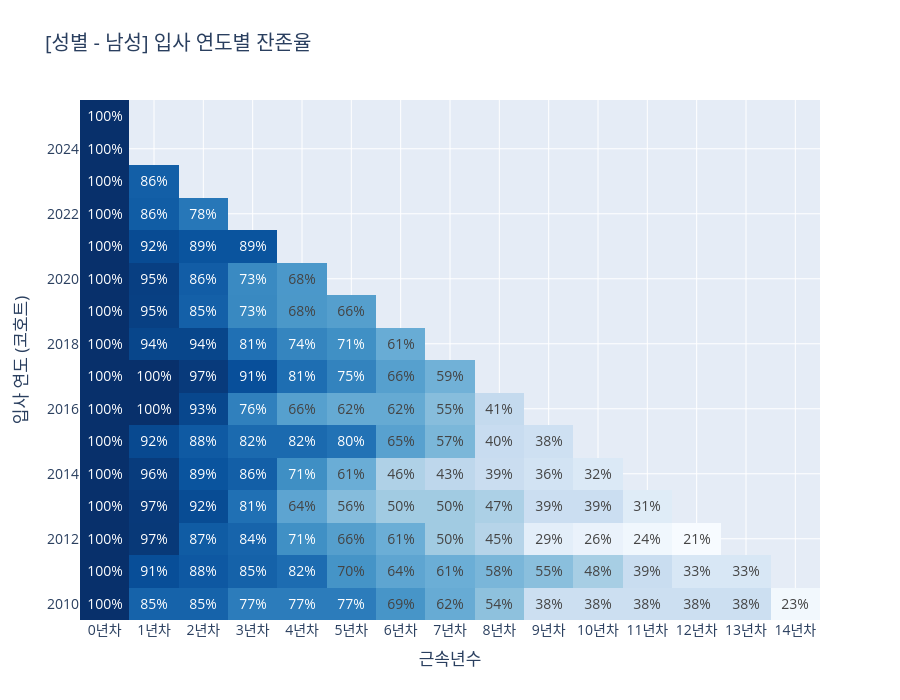

The code cell stored with this chart in its notebook:
### Code cell
# 2. 필요한 모듈 임포트
import pandas as pd
import plotly.graph_objects as go
import plotly.io as pio
from IPython.display import display

from services.data_preparer import prepare_proposal_06_data
from services.proposal_views.proposal_06_view import create_figure

# --- 테스트 실행 ---

# 1. app.py의 역할 (1): 데이터 준비 함수를 호출하여 필요한 모든 데이터를 미리 로드합니다.
print("Step 1: `data_preparer`를 통해 모든 차원의 코호트 데이터를 준비합니다...")
data_bundle = prepare_proposal_06_data() # 글로벌 필터는 모두 기본값('전체')으로 호출
cohort_data_bundle = data_bundle.get("cohort_data_bundle", {})
order_map = data_bundle.get("order_map", {})
print(" -> 데이터 준비 완료!")


# 2. app.py의 역할 (2): 사용자가 Streamlit 위젯을 통해 필터를 선택했다고 가정합니다.
# 이 값들을 바꾸면서 여러 경우를 테스트해볼 수 있습니다.

# 2-1. 사용자 선택 시뮬레이션
# ----- 테스트하고 싶은 값으로 변경 -----
selected_dimension_ui = '성별'  # '부서별', '직무별', '직위직급별', '성별' 등 선택 가능
subgroup_name = '남성'          # 위 차원에 맞는 하위 그룹 선택 (예: 'Development Division', 'IT', 'Staff')
                                # 전체 그룹을 보려면 '전체' 입력
# -----------------------------------

print(f"Step 2: 사용자가 '{selected_dimension_ui}' 차원의 '{subgroup_name}' 그룹을 선택했습니다.")


# 3. app.py의 역할 (3): view 함수에 전달할 최종 데이터 '선택'
print("Step 3: `view` 모듈에 전달할 최종 데이터를 선택합니다...")
# 선택된 차원의 데이터 맵을 가져옴
cohort_map = cohort_data_bundle.get(selected_dimension_ui, {})
# 선택된 하위 그룹의 최종 코호트 피벗 테이블을 선택
cohort_pivot_to_plot = cohort_map.get(subgroup_name, pd.DataFrame())
title = f"[{selected_dimension_ui} - {subgroup_name}] 입사 연도별 잔존율"
print(" -> 데이터 선택 완료!")


# 4. view 함수 호출
print("Step 4: `view` 모듈을 호출하여 그래프를 생성합니다...")
if cohort_pivot_to_plot is not None and not cohort_pivot_to_plot.empty:
    # 이 view 함수는 요약 테이블을 반환하지 않으므로, aggregate_df는 _ 변수로 받습니다.
    fig, _ = create_figure(
        cohort_pivot=cohort_pivot_to_plot, 
        title=title
    )
    print(" -> 생성 완료!")
else:
    print(" -> 분석할 데이터가 없어 빈 그래프를 생성합니다.")
    fig, _ = go.Figure(), pd.DataFrame()


# --- 결과 확인 ---

# 5. ipynb에서 생성된 그래프를 확인합니다.
print("\n--- [결과] 생성된 Plotly 그래프 ---")
# pio.renderers.default = 'vscode' 
fig.show()

### Figure 1 — Plotly figure (JSON) as saved in the notebook; plotly's stock layout.template omitted (floating-point values rounded to 4 significant figures; data arrays with more than 128 entries replaced by an {"elided": "..."} marker saying what was removed)
{"data": [{"colorscale": [[0, "rgb(247,251,255)"], [0.125, "rgb(222,235,247)"], [0.25, "rgb(198,219,239)"], [0.375, "rgb(158,202,225)"], [0.5, "rgb(107,174,214)"], [0.625, "rgb(66,146,198)"], [0.75, "rgb(33,113,181)"], [0.875, "rgb(8,81,156)"], [1, "rgb(8,48,107)"]], "connectgaps": false, "showscale": false, "text": {"elided": "16x15 str values"}, "texttemplate": "%{text}", "type": "heatmap", "x": ["0년차", "1년차", "2년차", "3년차", "4년차", "5년차", "6년차", "7년차", "8년차", "9년차", "10년차", "11년차", "12년차", "13년차", "14년차"], "y": [2010, 2011, 2012, 2013, 2014, 2015, 2016, 2017, 2018, 2019, 2020, 2021, 2022, 2023, 2024, 2025], "z": {"elided": "16x15 float values"}}], "layout": {"font": {"size": 14}, "height": 700, "title": {"text": "[성별 - 남성] 입사 연도별 잔존율"}, "xaxis": {"title": {"text": "근속년수"}}, "yaxis": {"title": {"text": "입사 연도 (코호트)"}}}}
